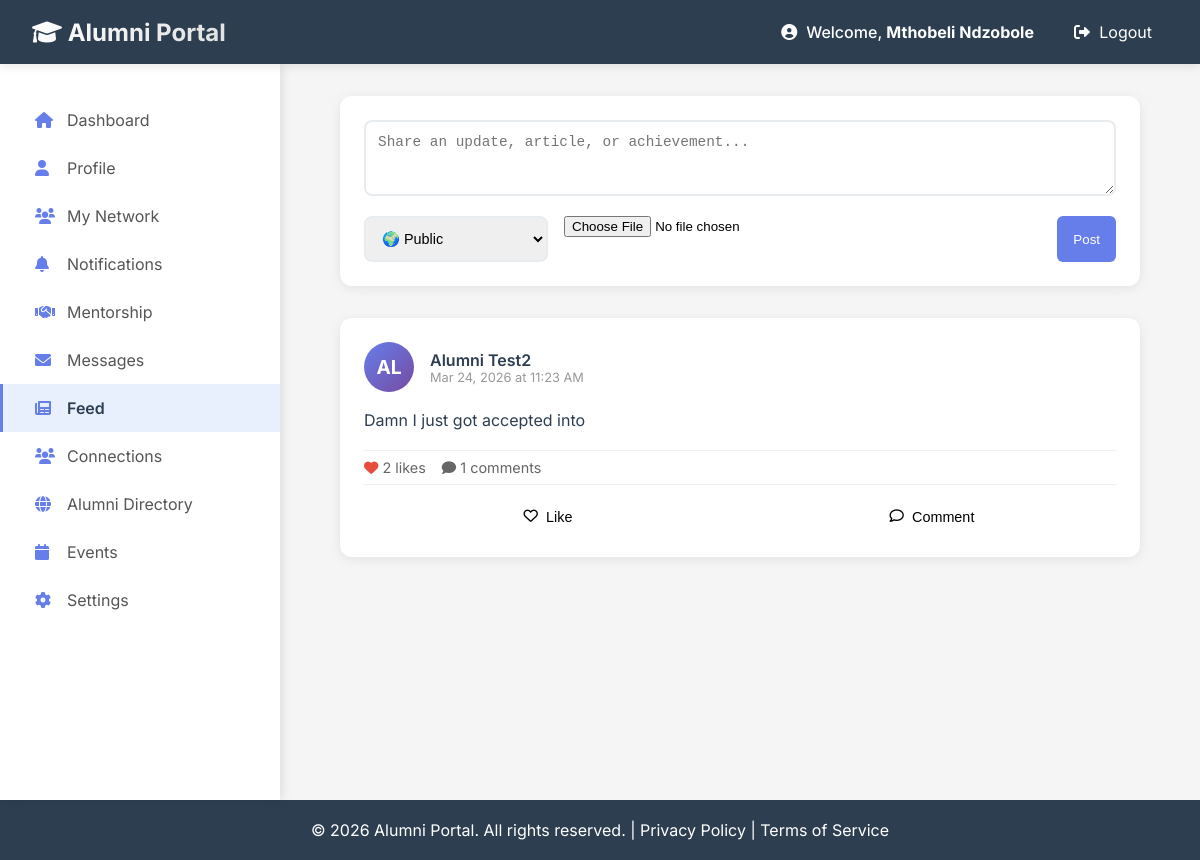
Screenshot of /network/feed (signed in) with the database file from the repository.
### app/models/user.py (models this page shows, shortened)
class User(db.Model):
    __tablename__ = 'users'
    id = db.Column(db.Integer, primary_key=True)
    full_name = db.Column(db.String(100))
    email = db.Column(db.String(120), unique=True, nullable=False)
    password_hash = db.Column(db.Text, nullable=False)
    role = db.Column(db.String(20), nullable=False)
    profile_picture = db.Column(db.Text, default='default_avatar.png')
    created_at = db.Column(db.DateTime, default=datetime.utcnow)

class Post(db.Model):
    __tablename__ = 'posts'
    id = db.Column(db.Integer, primary_key=True)
    author_id = db.Column(db.Integer, db.ForeignKey('users.id', ondelete='CASCADE'), nullable=False)
    content = db.Column(db.Text, nullable=False)
    media_url = db.Column(db.String(500), nullable=True)  # Image/video URL
    media_type = db.Column(db.String(20), default='text')  # text, image, video, link
    link_url = db.Column(db.String(500), nullable=True)   # External link
    link_title = db.Column(db.String(200), nullable=True)
    visibility = db.Column(db.String(20), default='connections')  # public, connections, private
    is_announcement = db.Column(db.Boolean, default=False)
    created_at = db.Column(db.DateTime, default=datetime.utcnow)
    updated_at = db.Column(db.DateTime, default=datetime.utcnow, onupdate=datetime.utcnow)
    author = db.relationship('User', backref='posts')
    likes = db.relationship('PostLike', backref='post', lazy=True, cascade='all, delete-orphan')
    comments = db.relationship('PostComment', backref='post', lazy=True, cascade='all, delete-orphan')
    @property
    def likes_count(self):
        return len(self.likes)
    @property
    def comments_count(self):
        return len(self.comments)

### app/routes/network_routes.py (the view)
@network_bp.route("/feed")
def feed():
    user = get_current_user()
    if not user:
        return redirect(url_for('views.login_page'))
    connections = Connection.query.filter(
        ((Connection.user_id == user.id) | (Connection.connected_user_id == user.id)),
        Connection.status == 'accepted'
    ).all()
    connected_ids = [user.id]
    for conn in connections:
        if conn.user_id == user.id:
            connected_ids.append(conn.connected_user_id)
        else:
            connected_ids.append(conn.user_id)
    posts = Post.query.filter(
        Post.author_id.in_(connected_ids),
        Post.visibility.in_(['public', 'connections'])
    ).order_by(Post.created_at.desc()).all()
    return render_template("network/feed.html", user=user, posts=posts)

### app/routes/network_routes.py (called while the page is built)
def get_current_user():
    if 'user_id' in session:
        return User.query.get(session['user_id'])
    return None

### app/templates/network/feed.html (shortened to what this page needs)
{% extends "alumni/base_alumni.html" %}
{% block alumni_content %}
<div class="feed-container">
    <div class="create-post-card">
        <form method="POST" action="{{ url_for('network.create_post') }}" enctype="multipart/form-data">
            <textarea name="content" class="form-control" rows="3" placeholder="Share an update, article, or achievement..." required></textarea>
            <div style="display: flex; gap: 1rem; margin-top: 1rem; flex-wrap: wrap;">
                <select name="visibility" class="form-control" style="width: auto;">
                    <option value="public">🌍 Public</option>
                </select>
                <input type="file" name="media" accept="image/*,video/*" style="flex: 1;">
                <button type="submit" class="btn-primary" style="margin-left: auto;">Post</button>
            </div>
        </form>
    </div>
    {% if posts and posts|length > 0 %}
        {% for post in posts %}
        <div class="post-card" data-post-id="{{ post.id }}">
            <div class="post-header">
                <div class="post-avatar">{{ post.author.full_name[:2].upper() if post.author else 'U' }}</div>
                <div>
                    <div class="post-author">{{ post.author.full_name if post.author else 'Unknown' }}</div>
                    <div class="post-time">{{ post.created_at.strftime('%b %d, %Y at %I:%M %p') }}</div>
                </div>
            </div>
            <div class="post-content">{{ post.content }}</div>
            <div class="post-stats">
                <span><i class="fas fa-heart" style="color: #e74c3c;"></i> <span class="like-count">{{ post.likes_count }}</span> likes</span>
                <span><i class="fas fa-comment"></i> <span class="comment-count">{{ post.comments_count }}</span> comments</span>
            </div>
            <div class="post-actions">
                <button class="action-btn like-btn" onclick="likePost({{ post.id }}, this)">
                    <i class="far fa-heart"></i> Like
                </button>
                <button class="action-btn comment-toggle-btn" onclick="toggleComments({{ post.id }})">
                    <i class="far fa-comment"></i> Comment
                </button>
            </div>
        </div>
        {% endfor %}
    {% endif %}
</div>
{% endblock %}

### app/templates/base.html (shortened to what this page needs)
<!DOCTYPE html>
<html lang="en">
<head>
    <link rel="stylesheet" href="https://cdnjs.cloudflare.com/ajax/libs/font-awesome/6.0.0/css/all.min.css">
</head>
<body>
    <nav class="navbar">
        <div class="logo">
            <a href="{{ url_for('views.home') }}">
                <i class="fas fa-graduation-cap"></i> Alumni Portal
            </a>
        </div>
        <div class="user-menu">
            {% if session.get('user_id') %}
                <span>
                    <i class="fas fa-user-circle"></i>
                    Welcome, <strong>{{ session.get('user_name', 'User') }}</strong>
                </span>
                <a href="{{ url_for('auth.logout') }}">
                    <i class="fas fa-sign-out-alt"></i> Logout
                </a>
            {% endif %}
        </div>
    </nav>
    {% block content %}{% endblock %}
    <footer class="footer">
        <p>&copy; 2026 Alumni Portal. All rights reserved. | <a href="#" style="color: white; text-decoration: none;">Privacy Policy</a> | <a href="#" style="color: white; text-decoration: none;">Terms of Service</a></p>
    </footer>
</body>
</html>

### app/templates/network/feed.html (style rules this page uses)
.feed-container { max-width: 800px; margin: 0 auto; }
.create-post-card { background: white; border-radius: 12px; padding: 1.5rem; margin-bottom: 2rem; box-shadow: 0 2px 12px rgba(0,0,0,0.08); }
.post-card { background: white; border-radius: 12px; padding: 1.5rem; margin-bottom: 1.5rem; box-shadow: 0 2px 12px rgba(0,0,0,0.08); }
.post-header { display: flex; align-items: center; gap: 1rem; margin-bottom: 1rem; }
.post-avatar { width: 50px; height: 50px; background: linear-gradient(135deg, #667eea 0%, #764ba2 100%); border-radius: 50%; display: flex; align-items: center; justify-content: center; color: white; font-weight: bold; font-size: 1.2rem; }
.post-author { font-weight: 600; color: #2c3e50; }
.post-time { font-size: 0.8rem; color: #999; }
.post-content { margin-bottom: 1rem; line-height: 1.6; color: #2c3e50; }
.post-stats { display: flex; gap: 1rem; padding: 0.5rem 0; border-top: 1px solid #f0f0f0; border-bottom: 1px solid #f0f0f0; margin-bottom: 1rem; font-size: 0.9rem; color: #666; }
.post-actions { display: flex; gap: 1rem; }
.action-btn { flex: 1; padding: 0.5rem; background: none; border: none; border-radius: 8px; cursor: pointer; transition: all 0.2s; font-size: 0.9rem; display: flex; align-items: center; justify-content: center; gap: 0.5rem; }
.btn-primary { background: #667eea; color: white; border: none; padding: 0.5rem 1rem; border-radius: 6px; cursor: pointer; transition: all 0.2s; }
.form-control { width: 100%; padding: 0.75rem; border: 2px solid #e9ecef; border-radius: 8px; font-size: 0.9rem; transition: all 0.2s; }

### app/templates/base.html (style rules this page uses)
* { margin: 0; padding: 0; box-sizing: border-box; }
body { font-family: 'Inter', -apple-system, BlinkMacSystemFont, 'Segoe UI', Roboto, Oxygen, Ubuntu, sans-serif; background: #f5f5f5; min-height: 100vh; display: flex; flex-direction: column; }
.navbar { background: #2c3e50; color: white; padding: 1rem 2rem; display: flex; justify-content: space-between; align-items: center; position: sticky; top: 0; z-index: 1000; height: 64px; width: 100%; box-shadow: 0 2px 10px rgba(0,0,0,0.1); }
.logo a { color: white; text-decoration: none; font-size: 1.5rem; font-weight: bold; white-space: nowrap; background: linear-gradient(135deg, #fff 0%, #e0e0e0 100%); -webkit-background-clip: text; -webkit-text-fill-color: transparent; background-clip: text; }
.user-menu { display: flex; align-items: center; gap: 1.5rem; }
.user-menu span { font-weight: 500; white-space: nowrap; }
.user-menu a { color: white; text-decoration: none; padding: 0.5rem 1rem; border-radius: 5px; transition: background 0.3s; white-space: nowrap; }
.user-menu i { margin-right: 0.3rem; }
.footer { background: #2c3e50; color: white; text-align: center; padding: 1rem; margin-top: auto; height: 60px; display: flex; align-items: center; justify-content: center; }

### rows the page displays
User: get "Mthobeli Ndzobole"
Post: author "AL", author "Alumni Test2", created_at "Mar 24, 2026 at 11:23 AM", content "Damn I just got accepted into", likes_count "2", comments_count "1"
